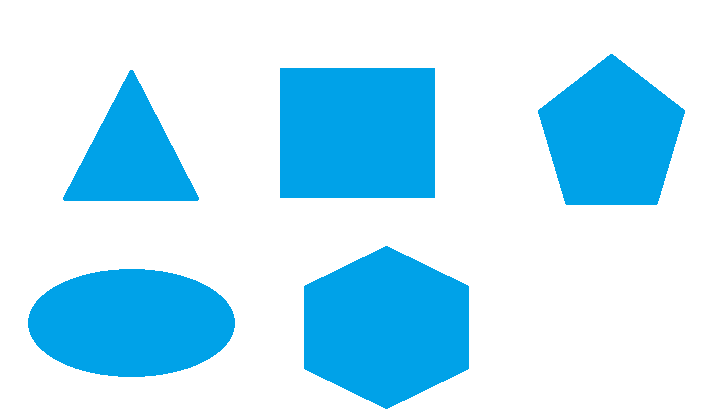
#> input picture Alistirmalar/cokgenler.png, 720 x 417 px
$ python 'Cokgen Algılama.py'
#> lines starting #> are read from the running program, lines starting #| are printed output that depends on the picture; after the words box and inside, x2 and y2 are one past the last pixel; in counts of white or black regions, pixels touching at a corner belong together
import cv2
import numpy as np

font1 = cv2.FONT_HERSHEY_SIMPLEX
font2 = cv2.FONT_HERSHEY_COMPLEX

img = cv2.imread("cokgenler.png")
#> img is the input picture: shape (417, 720, 3); mean B, G, R 248.6, 229.3, 184.6
img = cv2.flip(img,-1)
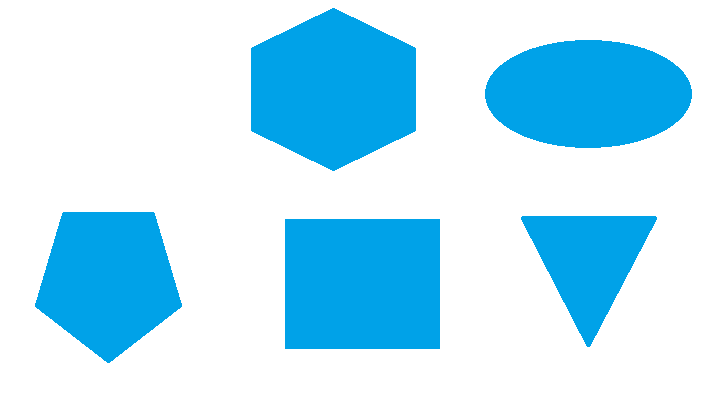
#> img: shape (417, 720, 3); mean B, G, R 248.6, 229.3, 184.6

gray = cv2.cvtColor(img,cv2.COLOR_BGR2GRAY)
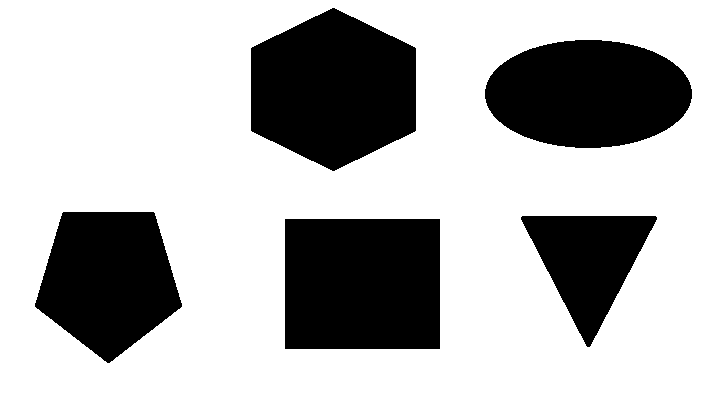
#> gray: shape (417, 720); values 122 (black) and 255 (white), 72.4% white; 5 black regions, box (x1, y1, x2, y2) and area: (251, 8, 416, 171) 20341, (285, 219, 440, 349) 20150, (485, 40, 692, 148) 17580, (35, 212, 182, 363) 15534, (521, 216, 657, 347) 9309
_,threshold = cv2.threshold(gray,240,255,cv2.THRESH_BINARY)
#> threshold: shape (417, 720); 72.4% white; 5 black regions

contours,_ = cv2.findContours(threshold,cv2.RETR_TREE,cv2.CHAIN_APPROX_SIMPLE)
#> contours = 6 contours; box (x1, y1, x2, y2) and area: (0, 0, 720, 417) 299104, (250, 7, 417, 172) 20588, (284, 218, 441, 350) 20434, (484, 39, 693, 149) 17814, (34, 211, 183, 364) 15747, (520, 215, 658, 348) 9508

for cnt in contours:
    epsilon = 0.01*cv2.arcLength(cnt,True)
    approx = cv2.approxPolyDP(cnt,epsilon,True)

    cv2.drawContours(img,[approx],0,(0),5)

    x = approx.ravel()[0]
    y = approx.ravel()[1]

    if len(approx)==3:
        cv2.putText(img,"Triangle",(x,y),font2,1,(0))

    elif len(approx)==4:
        cv2.putText(img,"Rectangle",(x,y),font2,1,(0))

    elif len(approx)==5:
        cv2.putText(img,"Pentagon",(x,y),font2,1,(0))

    elif len(approx)==6:
        cv2.putText(img,"Hexagon",(x,y),font2,1,(0))

    elif len(approx)>6:
        cv2.putText(img,"Ellipse",(x,y),font2,1,(0))
#> this loop made 6 passes
#> (epsilon, approx, x, y) on passes 1 to 3: (22.7, [[0, 0], [0, 416], [719, 416], [719, 0]], 0, 0), (5.72, [[284, 219], [439, 218], [440, 348], [285, 349]], 284, 219), (4.57, [[522, 215], [657, 217], [589, 347]], 522, 215)
#> (epsilon, x, y) on passes 4 to 6: (4.99, 63, 211), (5.38, 484, 89), (5.64, 332, 7)
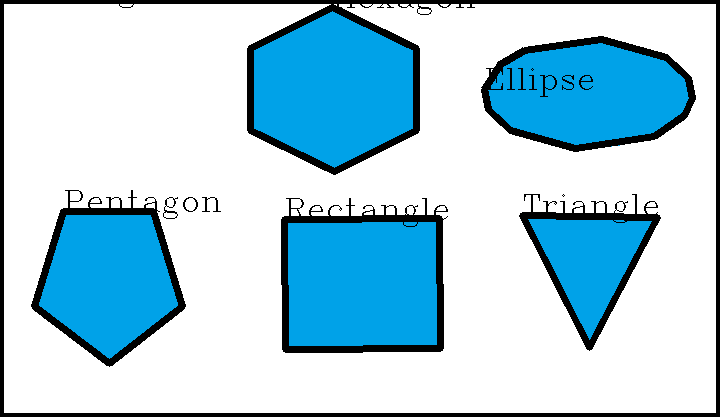
#> img: shape (417, 720, 3); 9.45% of pixels changed, all inside (x1, y1, x2, y2) = (0, 0, 720, 417)

cv2.imshow("Pencere",img)
cv2.waitKey(0)
cv2.destroyAllWindows()
